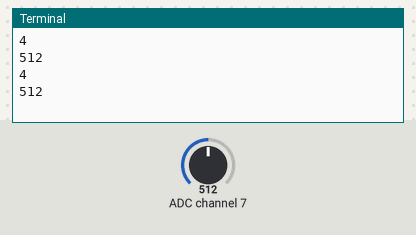
This program was run on a simulated Raspberry Pi (BCM pin numbers). Parts: the last lines printed to the terminal. The test bench sets the inputs (shaded band); at power-on: ADC channel 7 = 512 (analog values on the 0–1023 scale).

Above: at 1.2 s.
1.3 s: ADC channel 7 set to 716
At 2.6 s:
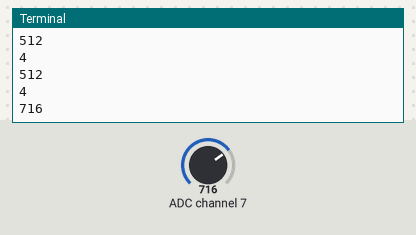
2.8 s: ADC channel 7 set to 900
At 3.8 s:
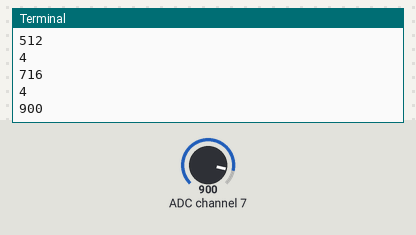
Timing chart, 0 to 5.8 s (numbered marks = the images above; inputs shaded):
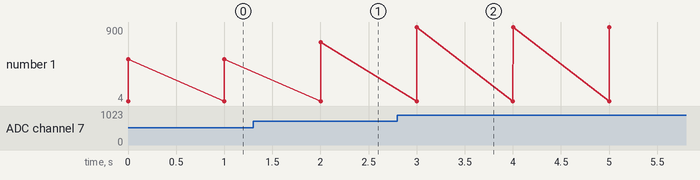

Measured:
- after the input at 1.3 s, the terminal: prints a new line after 0.70 s (image 1)
- after the input at 2.8 s, the terminal: prints a new line after 0.20 s (image 2)
- plotted number 1: 512 → 716 after the input at 1.3 s, 716 → 900 after the input at 2.8 s

The program:

8to1Test.py
```python
import RPi.GPIO as GPIO
import time
# Import SPI library (for hardware SPI) and MCP3008 library.
import Adafruit_GPIO.SPI as SPI
import Adafruit_MCP3008

GPIO.setmode(GPIO.BCM)
GPIO.setwarnings(False)

# Software SPI configuration:
CLK  = 18
MISO = 23
MOSI = 24
CS   = 25
mcp = Adafruit_MCP3008.MCP3008(clk=CLK, cs=CS, miso=MISO, mosi=MOSI)

sensorPinSelectA = 5
sensorPinSelectB = 6
sensorPinSelectC = 13
sensorOutput = 27

GPIO.setup(sensorPinSelectA, GPIO.OUT)
GPIO.setup(sensorPinSelectB, GPIO.OUT)
GPIO.setup(sensorPinSelectC, GPIO.OUT)
GPIO.setup(sensorOutput, GPIO.IN, GPIO.PUD_DOWN)

GPIO.output(sensorPinSelectA, GPIO.LOW)
GPIO.output(sensorPinSelectB, GPIO.LOW)
GPIO.output(sensorPinSelectC, GPIO.LOW)

try:
    while(1):
##        print("6")
##        GPIO.output(sensorPinSelectA, GPIO.LOW)
##        GPIO.output(sensorPinSelectB, GPIO.HIGH)
##        GPIO.output(sensorPinSelectC, GPIO.HIGH)
##        print(mcp.read_adc(1))
##        time.sleep(5)
        print("4")
        GPIO.output(sensorPinSelectA, GPIO.LOW)
        GPIO.output(sensorPinSelectB, GPIO.LOW)
        GPIO.output(sensorPinSelectC, GPIO.HIGH)
        print(mcp.read_adc(7))
        time.sleep(1)


except KeyboardInterrupt:
    GPIO.output(sensorPinSelectA, GPIO.LOW)
    GPIO.output(sensorPinSelectB, GPIO.LOW)
    GPIO.output(sensorPinSelectC, GPIO.LOW)
    GPIO.cleanup()
```
